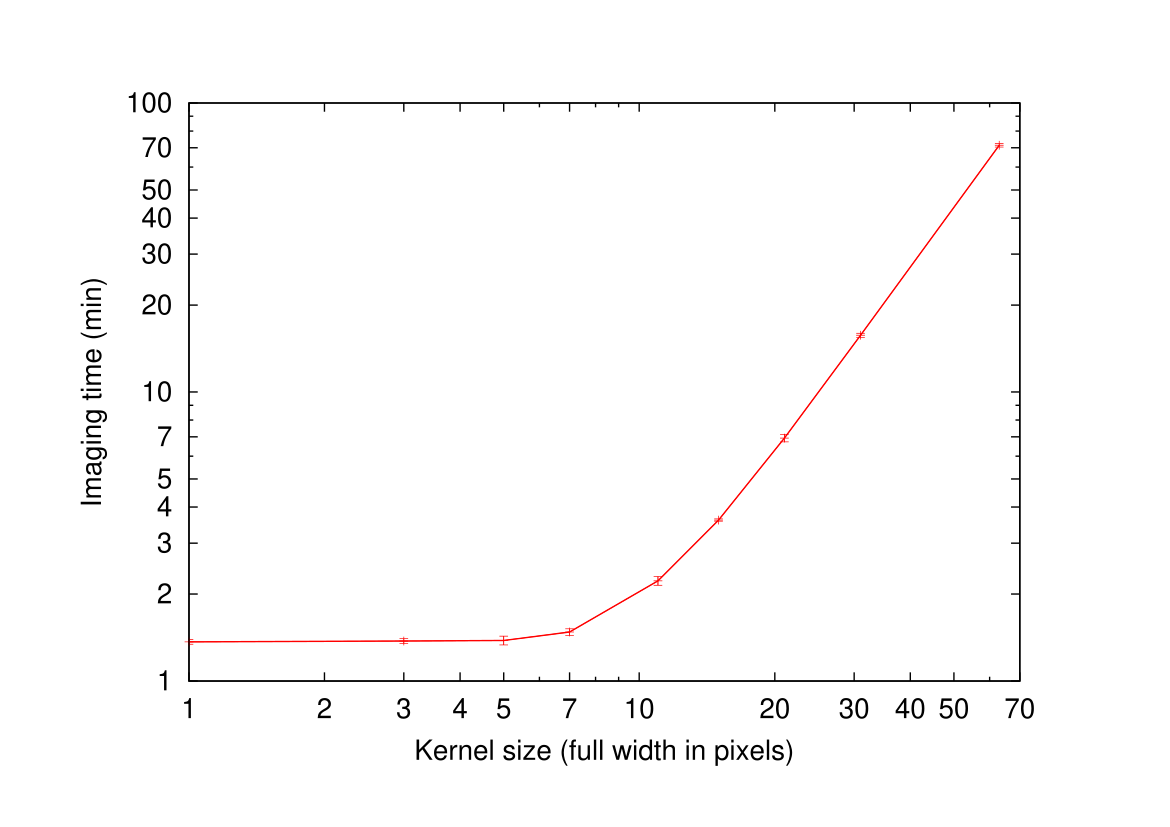

This chart was generated by the following gnuplot code:
set terminal postscript enhanced color font 'Helvetica,20'
set logscale xy
set xtics ("1" 1, "2" 2 0, "3" 3, "4" 4, "5" 5, "" 6 1, "7" 7, "" 8 1, "" 9 1, "10" 10, "20" 20, "30" 30, "40" 40, "50" 50, "" 60 1, "70" 70, "" 80 1, "" 90 1, "100" 100)
set ytics ("1" 1, "2" 2, "3" 3, "4" 4, "5" 5, "" 6 1, "7" 7, "" 8 1, "" 9 1, "10" 10, "20" 20, "30" 30, "40" 40, "50" 50, "" 60 1, "70" 70, "" 80 1, "" 90 1, "100" 100)
set xrange [:70]
set yrange [1:100]
set output "kernel.ps"
#set key bottom right
set xlabel "Kernel size (full width in pixels)"
set ylabel "Imaging time (min)"
plot "timings-kernel-wsclean.txt" using 2:(column(3)/60) with lines lw 2.0 lt 1 title "", \
     "timings-kernel-wsclean.txt" using 2:(column(3)/60):(column(4)/60*5) with errorlines lt 1 title ""
